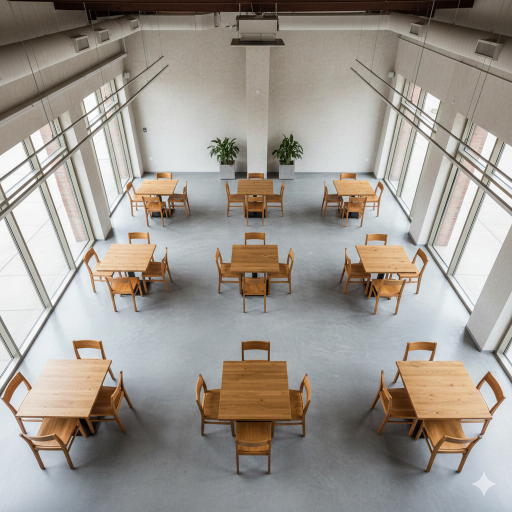
#> input picture Restaurant&Cafe/Restoran1/foto1.jpg, 1024 x 1024 px (shown at 1/2 size)
$ python isaretleyici.py
#> lines starting #> are read from the running program, lines starting #| are printed output that depends on the picture
import cv2
import json

masalar = {}
gecerli_noktalar = []

img_orjinal = cv2.imread('foto1.jpg')
#> img_orjinal is the input picture: shape (1024, 1024, 3); mean B, G, R 143.8, 151.2, 157
if img_orjinal is None:
    print("HATA: 'foto1.jpg' bulunamadi!")
    exit()

oran = 0.5
img = cv2.resize(img_orjinal, (0,0), fx=oran, fy=oran)
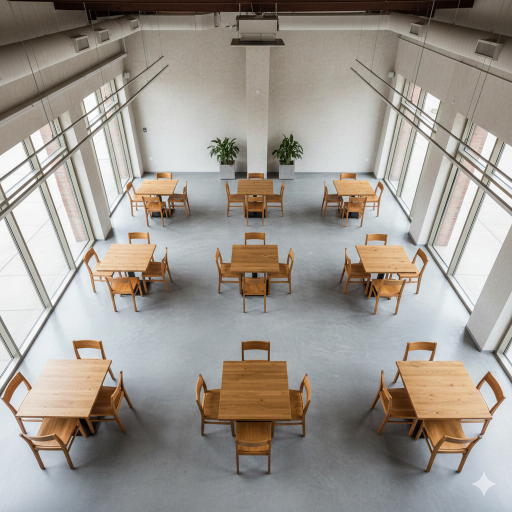
#> img: shape (512, 512, 3); mean B, G, R 144, 151.3, 157.1

def ekrani_tazele():
    temp_img = img.copy()

    for isim, noktalar in masalar.items():
        kucuk_noktalar = [(int(nx*oran), int(ny*oran)) for nx, ny in noktalar]
        for i in range(len(kucuk_noktalar)):
            cv2.circle(temp_img, kucuk_noktalar[i], 3, (0, 0, 255), -1)
            cv2.line(temp_img, kucuk_noktalar[i], kucuk_noktalar[(i+1)%len(kucuk_noktalar)], (0, 0, 255), 1)

    for i, nokta in enumerate(gecerli_noktalar):
        cv2.circle(temp_img, nokta, 4, (0, 255, 0), -1)
        if i > 0:
            cv2.line(temp_img, gecerli_noktalar[i-1], gecerli_noktalar[i], (255, 0, 0), 2)

    cv2.imshow("Isaretleme", temp_img)

def tiklama_olayi(event, x, y, flags, param):
    global gecerli_noktalar
    if event == cv2.EVENT_LBUTTONDOWN:
        gecerli_noktalar.append((x, y))
        ekrani_tazele()

cv2.namedWindow("Isaretleme")
cv2.setMouseCallback("Isaretleme", tiklama_olayi)

print("\n--- KONTROLLER ---")
print("Sol Tik: Nokta koyar")
print("'z' Tusu: Son noktayi geri alir")
print("'s' Tusu: Masayi kaydeder (CMD ekranina isim yazip ENTER'la)")
print("'q' Tusu: Kaydet ve Cik\n")

while True:
    ekrani_tazele()
    tus = cv2.waitKey(1) & 0xFF
#> (key q is pressed here)

    if tus == ord("z"):
        if len(gecerli_noktalar) > 0:
            gecerli_noktalar.pop()
            print("Son nokta silindi.")

    elif tus == ord("s"):
        if len(gecerli_noktalar) > 2:
            isim = input("Masa ismi: ")

            masalar[isim] = [(int(nx/oran), int(ny/oran)) for nx, ny in gecerli_noktalar]
            gecerli_noktalar = []
            print(f"{isim} sisteme kaydedildi.")
        else:
            print("Hata: Bir masa icin en az 3 nokta gerekir.")

    elif tus == ord("q"):
        with open("masalar.json", "w") as f:
            json.dump(masalar, f)
        print("Harita basariyla olusturuldu.")
        break

cv2.destroyAllWindows()
